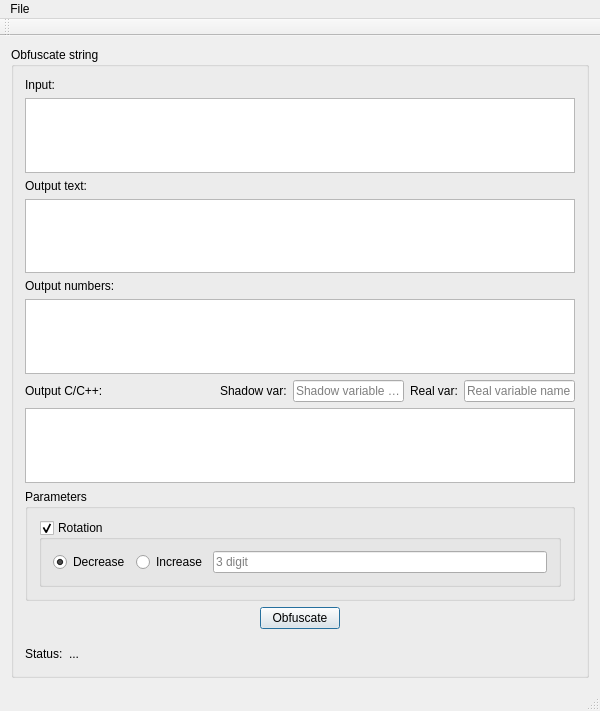
<?xml version="1.0" encoding="UTF-8"?>
<ui version="4.0">
 <class>DumbObfuscatorClass</class>
 <widget class="QMainWindow" name="DumbObfuscatorClass">
  <property name="geometry">
   <rect>
    <x>0</x>
    <y>0</y>
    <width>600</width>
    <height>711</height>
   </rect>
  </property>
  <property name="windowTitle">
   <string>DumbObfuscator</string>
  </property>
  <widget class="QWidget" name="centralWidget">
   <layout class="QVBoxLayout" name="verticalLayout">
    <item>
     <widget class="QGroupBox" name="groupBox">
      <property name="title">
       <string>Obfuscate string</string>
      </property>
      <layout class="QVBoxLayout" name="verticalLayout_2">
       <item>
        <widget class="QLabel" name="label">
         <property name="text">
          <string>Input:</string>
         </property>
        </widget>
       </item>
       <item>
        <widget class="QPlainTextEdit" name="inputEdit">
         <property name="documentTitle">
          <string/>
         </property>
         <property name="plainText">
          <string/>
         </property>
        </widget>
       </item>
       <item>
        <widget class="QLabel" name="label_2">
         <property name="text">
          <string>Output text:</string>
         </property>
        </widget>
       </item>
       <item>
        <widget class="QPlainTextEdit" name="outputText">
         <property name="readOnly">
          <bool>true</bool>
         </property>
        </widget>
       </item>
       <item>
        <widget class="QLabel" name="label_5">
         <property name="text">
          <string>Output numbers:</string>
         </property>
        </widget>
       </item>
       <item>
        <widget class="QPlainTextEdit" name="outputNum"/>
       </item>
       <item>
        <layout class="QHBoxLayout" name="horizontalLayout_3">
         <property name="topMargin">
          <number>0</number>
         </property>
         <item>
          <widget class="QLabel" name="label_3">
           <property name="text">
            <string>Output C/C++:</string>
           </property>
          </widget>
         </item>
         <item>
          <spacer name="horizontalSpacer_4">
           <property name="orientation">
            <enum>Qt::Horizontal</enum>
           </property>
           <property name="sizeHint" stdset="0">
            <size>
             <width>40</width>
             <height>20</height>
            </size>
           </property>
          </spacer>
         </item>
         <item>
          <widget class="QLabel" name="label_6">
           <property name="text">
            <string>Shadow var:</string>
           </property>
          </widget>
         </item>
         <item>
          <widget class="QLineEdit" name="shadowVar">
           <property name="placeholderText">
            <string>Shadow variable name</string>
           </property>
          </widget>
         </item>
         <item>
          <widget class="QLabel" name="label_7">
           <property name="text">
            <string>Real var:</string>
           </property>
          </widget>
         </item>
         <item>
          <widget class="QLineEdit" name="realVar">
           <property name="placeholderText">
            <string>Real variable name</string>
           </property>
          </widget>
         </item>
        </layout>
       </item>
       <item>
        <widget class="QPlainTextEdit" name="outputC">
         <property name="readOnly">
          <bool>true</bool>
         </property>
        </widget>
       </item>
       <item>
        <widget class="QGroupBox" name="paramGroupBox">
         <property name="title">
          <string>Parameters</string>
         </property>
         <layout class="QGridLayout" name="gridLayout">
          <item row="0" column="0">
           <widget class="QGroupBox" name="rotationGroupBox">
            <property name="title">
             <string>Rotation</string>
            </property>
            <property name="checkable">
             <bool>true</bool>
            </property>
            <layout class="QGridLayout" name="gridLayout_2">
             <item row="0" column="1">
              <widget class="QRadioButton" name="incrSwitch">
               <property name="text">
                <string>Increase</string>
               </property>
              </widget>
             </item>
             <item row="0" column="0">
              <widget class="QRadioButton" name="decrSwitch">
               <property name="text">
                <string>Decrease</string>
               </property>
               <property name="checked">
                <bool>true</bool>
               </property>
              </widget>
             </item>
             <item row="0" column="2">
              <widget class="QLineEdit" name="rotateValue">
               <property name="inputMask">
                <string>900; </string>
               </property>
               <property name="text">
                <string notr="true"/>
               </property>
               <property name="placeholderText">
                <string notr="true">3 digit</string>
               </property>
              </widget>
             </item>
            </layout>
           </widget>
          </item>
         </layout>
        </widget>
       </item>
       <item>
        <layout class="QHBoxLayout" name="horizontalLayout">
         <property name="topMargin">
          <number>0</number>
         </property>
         <item>
          <spacer name="horizontalSpacer">
           <property name="orientation">
            <enum>Qt::Horizontal</enum>
           </property>
           <property name="sizeHint" stdset="0">
            <size>
             <width>40</width>
             <height>20</height>
            </size>
           </property>
          </spacer>
         </item>
         <item>
          <widget class="QPushButton" name="obfuscateButton">
           <property name="text">
            <string>Obfuscate</string>
           </property>
           <property name="default">
            <bool>true</bool>
           </property>
          </widget>
         </item>
         <item>
          <spacer name="horizontalSpacer_2">
           <property name="orientation">
            <enum>Qt::Horizontal</enum>
           </property>
           <property name="sizeHint" stdset="0">
            <size>
             <width>40</width>
             <height>20</height>
            </size>
           </property>
          </spacer>
         </item>
        </layout>
       </item>
       <item>
        <layout class="QHBoxLayout" name="horizontalLayout_2">
         <property name="topMargin">
          <number>9</number>
         </property>
         <item>
          <widget class="QLabel" name="label_4">
           <property name="text">
            <string>Status:</string>
           </property>
          </widget>
         </item>
         <item>
          <widget class="QLabel" name="statusLabel">
           <property name="text">
            <string>...</string>
           </property>
          </widget>
         </item>
         <item>
          <spacer name="horizontalSpacer_3">
           <property name="orientation">
            <enum>Qt::Horizontal</enum>
           </property>
           <property name="sizeHint" stdset="0">
            <size>
             <width>40</width>
             <height>20</height>
            </size>
           </property>
          </spacer>
         </item>
        </layout>
       </item>
      </layout>
     </widget>
    </item>
   </layout>
  </widget>
  <widget class="QMenuBar" name="menuBar">
   <property name="geometry">
    <rect>
     <x>0</x>
     <y>0</y>
     <width>600</width>
     <height>21</height>
    </rect>
   </property>
   <widget class="QMenu" name="menuFile">
    <property name="title">
     <string>File</string>
    </property>
    <addaction name="actionExit"/>
   </widget>
   <addaction name="menuFile"/>
  </widget>
  <widget class="QToolBar" name="mainToolBar">
   <attribute name="toolBarArea">
    <enum>TopToolBarArea</enum>
   </attribute>
   <attribute name="toolBarBreak">
    <bool>false</bool>
   </attribute>
  </widget>
  <widget class="QStatusBar" name="statusBar"/>
  <action name="actionExit">
   <property name="text">
    <string>Exit</string>
   </property>
  </action>
 </widget>
 <layoutdefault spacing="6" margin="11"/>
 <resources>
  <include location="DumbObfuscator.qrc"/>
 </resources>
 <connections/>
</ui>
